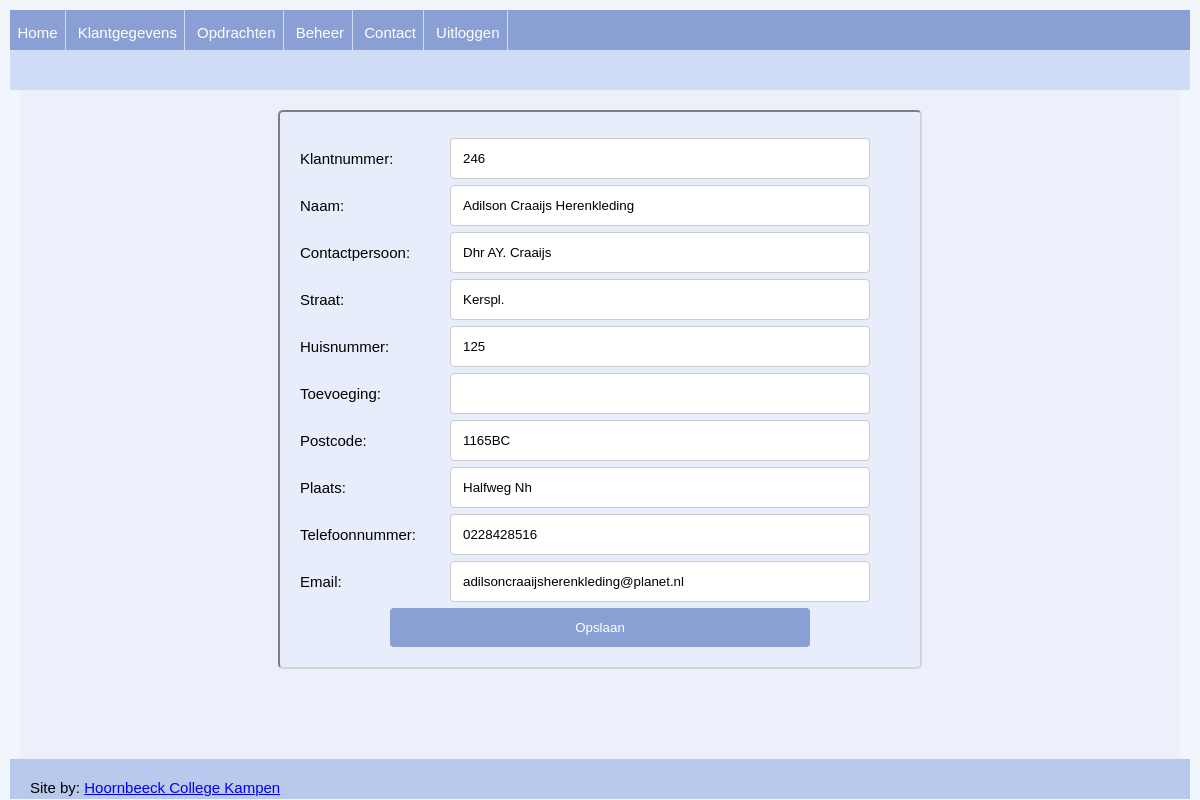
The page /klant_edit.php?id=246 on the database its author committed.
### tables this page shows
CREATE TABLE `Klant` (
  `id` int(11) NOT NULL AUTO_INCREMENT,
  `naam` varchar(80) NOT NULL,
  `cp` varchar(80) DEFAULT NULL COMMENT 'Contactpersoon',
  `straat` varchar(80) NOT NULL,
  `huisnummer` int(11) NOT NULL,
  `toevoeging` varchar(45) DEFAULT NULL,
  `postcode` varchar(6) DEFAULT NULL,
  `plaats` varchar(60) DEFAULT NULL,
  `telefoon` varchar(45) DEFAULT NULL,
  `notitie` varchar(255) DEFAULT NULL,
  PRIMARY KEY (`id`)
);

### klant_edit.php (the view, shortened to what this page needs)
<?php
include 'inc/header.php';
echo '<header class="head">';
echo '</header>';
echo '<main class="main-content">';
echo '<div id="frmDetail">';
if (isset($_GET["id"])) {
    $klantId = $_GET["id"];
} else {
    header('refresh:2;url=klanten.php');
}
$query = "SELECT * FROM klant WHERE id = $klantId";
$result = mysqli_query($dbconn, $query) or die("Error: " . mysqli_error($dbconn));
$klant = mysqli_fetch_array($result);
?>
<div>
    <form action="dataverwerken.php" method="post" class="frmDetail">
        <label for="fklantnr">Klantnummer:</label>
        <input type="text" id="fklantnr" name="fklantnr" value="<?php echo $klant['id']; ?>" readonly>
        <label for="fnaam">Naam:</label>
        <input type="text" id="fnaam" name="fnaam" value="<?php echo $klant['naam']; ?>">
        <label for="fcp">Contactpersoon:</label>
        <input type="text" id="fcp" name="fcp" value="<?php echo $klant['cp']; ?>">
        <label for="fstraat">Straat:</label>
        <input type="text" id="fstraat" name="fstraat" value="<?php echo $klant['straat']; ?>">
        <label for="fhuisnr">Huisnummer:</label>
        <input type="text" id="fhuisnr" name="fhuisnr" value="<?php echo $klant['huisnummer']; ?>">
        <label for="ftoevoeging">Toevoeging:</label>
        <input type="text" id="ftoevoeging" name="ftoevoeging" value="<?php echo $klant['toevoeging']; ?>">
        <label for="fpostcode">Postcode:</label>
        <input type="text" id="fpostcode" name="fpostcode" value="<?php echo $klant['postcode']; ?>">
        <label for="fplaats">Plaats:</label>
        <input type="text" id="fplaats" name="fplaats" value="<?php echo $klant['plaats']; ?>">
        <label for="ftelefoon">Telefoonnummer:</label>
        <input type="text" id="ftelefoon" name="ftelefoon" value="<?php echo $klant['telefoon']; ?>">
        <label for="femail">Email:</label>
        <input type="text" id="fnotitie" name="fnotitie" value="<?php echo $klant['notitie']; ?>">
        <div class="submitbtn">
            <input type="submit" name="submit" value="Opslaan" class="btnDetailSubmit">
        </div>
    </form>
</div>
<?php
echo '</main>';
include 'inc/footer.php';
?>

### css/nav.css (style rules this page uses)
:root { --primary0: rgba(138,160,213,1); --primary1: rgba(161,181,226,1); --primary2: rgba(185,201,237,1); --primary3: rgba(208,219,245,1); --primary4: rgba(229,236,251,0.5); --hover: rgba(255, 111, 78, 0.2); }
body { margin: 0; padding: 0; font-size: 15px; font-family: heebo, verdana, sans-serif; background-color: var(--primary4); }

### css/style.css (style rules this page uses)
:root { --primary0: rgba(138,160,213,1); --primary1: rgba(161,181,226,1); --primary2: rgba(185,201,237,1); --primary3: rgba(208,219,245,1); --primary4: rgba(229,236,251,0.5); --hover: rgba(255, 111, 78, 0.2); }
* { box-sizing: border-box; margin: 0; padding: 0; }
body { margin: 10px; }
.head { background-color: var(--primary3); padding: 10px; grid-area: head; }
.main-content { background-color: var(--primary4); padding: 20px; grid-area: main; height: 100%; }
input[type=text], input[type=password] { width: 70%; padding: 12px; border: 1px solid #ccc; border-radius: 4px; resize: vertical; }
input[type=submit] { background-color: var(--primary0); color: white; width: 20%; padding: 12px 20px; border: none; border-radius: 4px; cursor: pointer; float: none; position: relative; }
#frmDetail > * { margin: auto; background-color: var(--primary4); border:lightgray inset 2px; border-radius: 5px; padding: 20px; }
#frmDetail { display: flex; height: 300px; }
.frmDetail { width: 600px; }
.frmDetail label { padding: 12px 5px 2px 0; display: flex; float: left; width: 25%; margin-top: 6px; }
.frmDetail input { float: left; width: 70%; margin-top: 6px; }
.submitbtn { width: 100%; display: flex; justify-content: center; }

### rows shown on the page
klant: fklantnr "246", fnaam "Adilson Craaijs Herenkleding", fcp "Dhr AY. Craaijs", fstraat "Kerspl.", fhuisnr "125", fpostcode "1165BC", fplaats "Halfweg Nh", ftelefoon "0228428516", fnotitie "adilsoncraaijsherenkleding@planet.nl"
